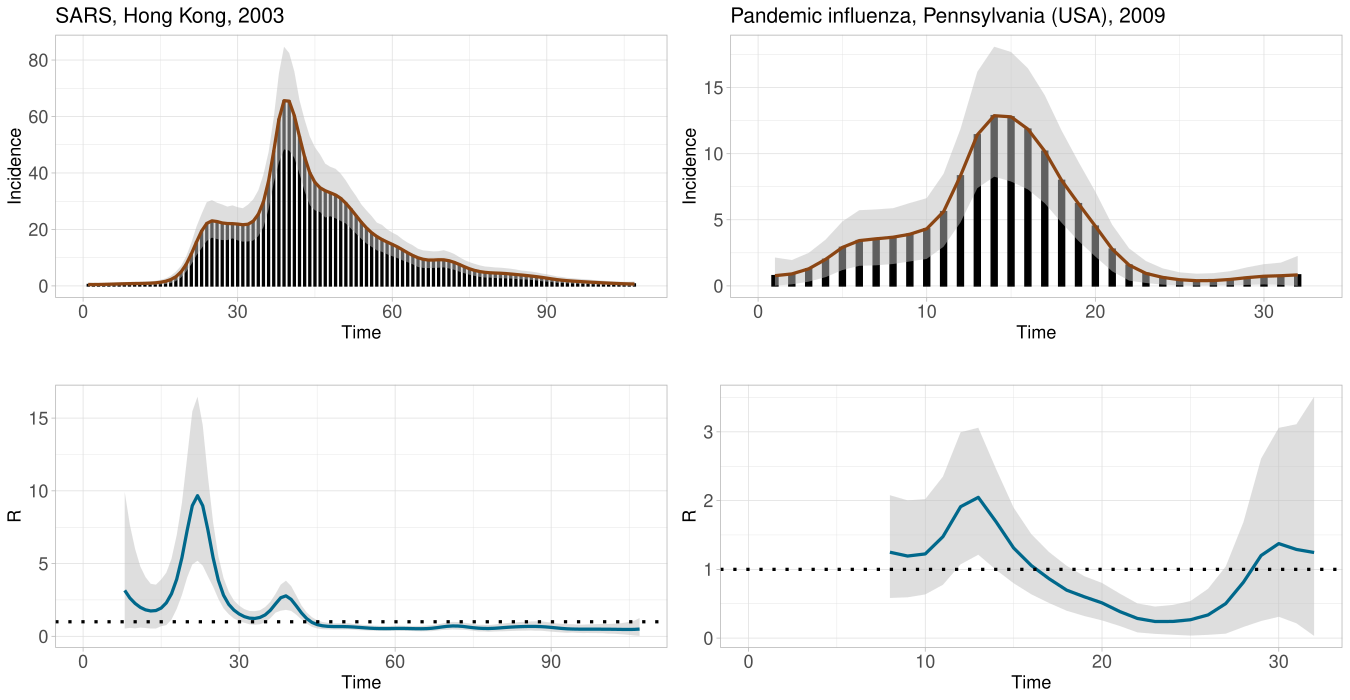

The script that drew this image:
#------------------------------------------------------------------------------#
#                         EpiLPS real data applications                        #
#                            Oswaldo Gressani, 2022                            #
#------------------------------------------------------------------------------#

library("EpiLPS")
library("EpiEstim")

#------------------------------------------------------------------------------#
#                   1. Application to SARS epidemic in Hong Kong               #
#------------------------------------------------------------------------------#
data("SARS2003")
incidence <- SARS2003$incidence
si <- SARS2003$si_distr[2:25]

set.seed(15478)
epifit_sars <- epilps(incidence = incidence, K = 40, serial_interval = si,
                 method = "LPSMALA", chain_length = 25000, burn = 12000,
                 etainit = c(0,0))

round(epifit_sars$epifit[22,],2) # First peak
round(epifit_sars$epifit[39,],2) # Second peak

#------------------------------------------------------------------------------#
#        2. Application to the pandemic influenza in Pennsylvania, USA         #
#------------------------------------------------------------------------------#
data("Flu2009")
incidence <- Flu2009$incidence[,2]
si <- Flu2009$si_distr[-1]

set.seed(31415)
epifit_flu <- epilps(incidence = incidence, K = 40, serial_interval = si,
                     method = "LPSMALA", chain_length = 25000, burn = 15000,
                     etainit=c(0,0))

head(epifit_flu$epifit,28)
round(epifit_flu$epifit[13,2:4],2)

#----- Plot results
pdf(file = "SARS-Influenza.pdf", width = 13.5, height = 7)
suppressWarnings(gridExtra::grid.arrange(plot(epifit_sars, plotout = "epicurve", 
                             epicol = "chocolate4",
                             epititle = "SARS, Hong Kong, 2003",
                             incibars = TRUE, themetype = "light"),
                      plot(epifit_flu, plotout = "epicurve", 
                      epicol = "chocolate4",
                      epititle = "Pandemic influenza, Pennsylvania (USA), 2009",
                             incibars = TRUE, themetype = "light"),
                        plot(epifit_sars, plotout = "rt",
                             rtcol = "deepskyblue4", themetype = "light",
                             overlayEpiestim = FALSE),
                        plot(epifit_flu, plotout = "rt",
                             rtcol = "deepskyblue4", themetype = "light",
                             overlayEpiestim = FALSE),
                        nrow = 2, ncol = 2))
dev.off()

#------- Overlay EpiEstim
suppressWarnings(gridExtra::grid.arrange(plot(epifit_sars, plotout = "epicurve", 
                                        epicol = "chocolate4",
                                        epititle = "SARS, Hong Kong, 2003",
                                        incibars = TRUE, themetype = "light"),
                                        plot(epifit_flu, plotout = "epicurve", 
                                        epicol = "chocolate4",
                      epititle = "Pandemic influenza, Pennsylvania (USA), 2009",
                                    incibars = TRUE, themetype = "light"),
                                    plot(epifit_sars, plotout = "rt",
                                    rtcol = "deepskyblue4", themetype = "light",
                                    overlayEpiestim = TRUE),
                                    plot(epifit_flu, plotout = "rt",
                                    rtcol = "deepskyblue4", themetype = "light",
                                    overlayEpiestim = TRUE),
                                    nrow = 2, ncol = 2))
